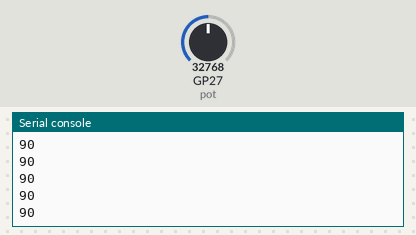
The program below on a simulated Raspberry Pi Pico running MicroPython. Shown: the last lines printed to the serial console. The inputs (shaded band) are chosen by the test bench; at power-on: GP27 (pot) = 32768 (analog values on the 0–65535 scale).

Above: at 1.2 s.
1.3 s: GP27 (pot) set to 45874
At 1.31 s:
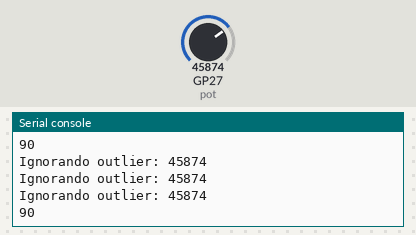
2.8 s: GP27 (pot) set to 57670
At 2.81 s:
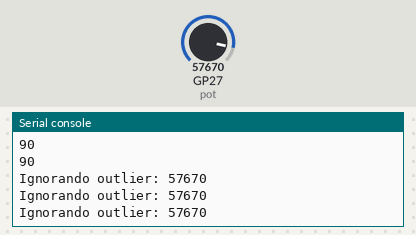

The program:

main_filtro_passa_baixa.py
```python
from machine import ADC, Pin, UART
from time import sleep

# Configuração do ADC no pino GPIO27
pot = ADC(Pin(27))

# Configuração da UART
uart = UART(0, baudrate=9600, tx=Pin(0), rx=Pin(1))

# Calibração
adc_min = 11100
adc_max = 16700

# Mapeia os valores do ADC para graus
def map_value(value, in_min, in_max, out_min, out_max):
    return int((value - in_min) * (out_max - out_min) / (in_max - in_min) + out_min)

# Parâmetros
threshold = 5600
alpha = 0.2  # Quanto menor, mais suave

# Valor inicial
adc_raw = pot.read_u16()
filtered_value = adc_raw  # inicia com o primeiro valor lido

while True:
    adc_raw = pot.read_u16()

    # Filtro passa-baixa exponencial
    filtered_value = int(alpha * adc_raw + (1 - alpha) * filtered_value)

    # Outlier check (opcional, pode comentar se estiver muito suave)
    if abs(filtered_value - adc_raw) > threshold:
        print(f"Ignorando outlier: {adc_raw}")
        continue

    # Mapeia e limita
    angle = map_value(filtered_value, adc_min, adc_max, -90, 90)
    angle = max(-90, min(90, angle))

    # UART e debug
    uart.write(f"Ângulo: {angle} graus\n")
    print(angle)

    sleep(0.1)
```

Measured:
- after the input at 1.3 s, the serial console: prints a new line at once (image 1)
- after the input at 2.8 s, the serial console: prints a new line at once (image 2)
